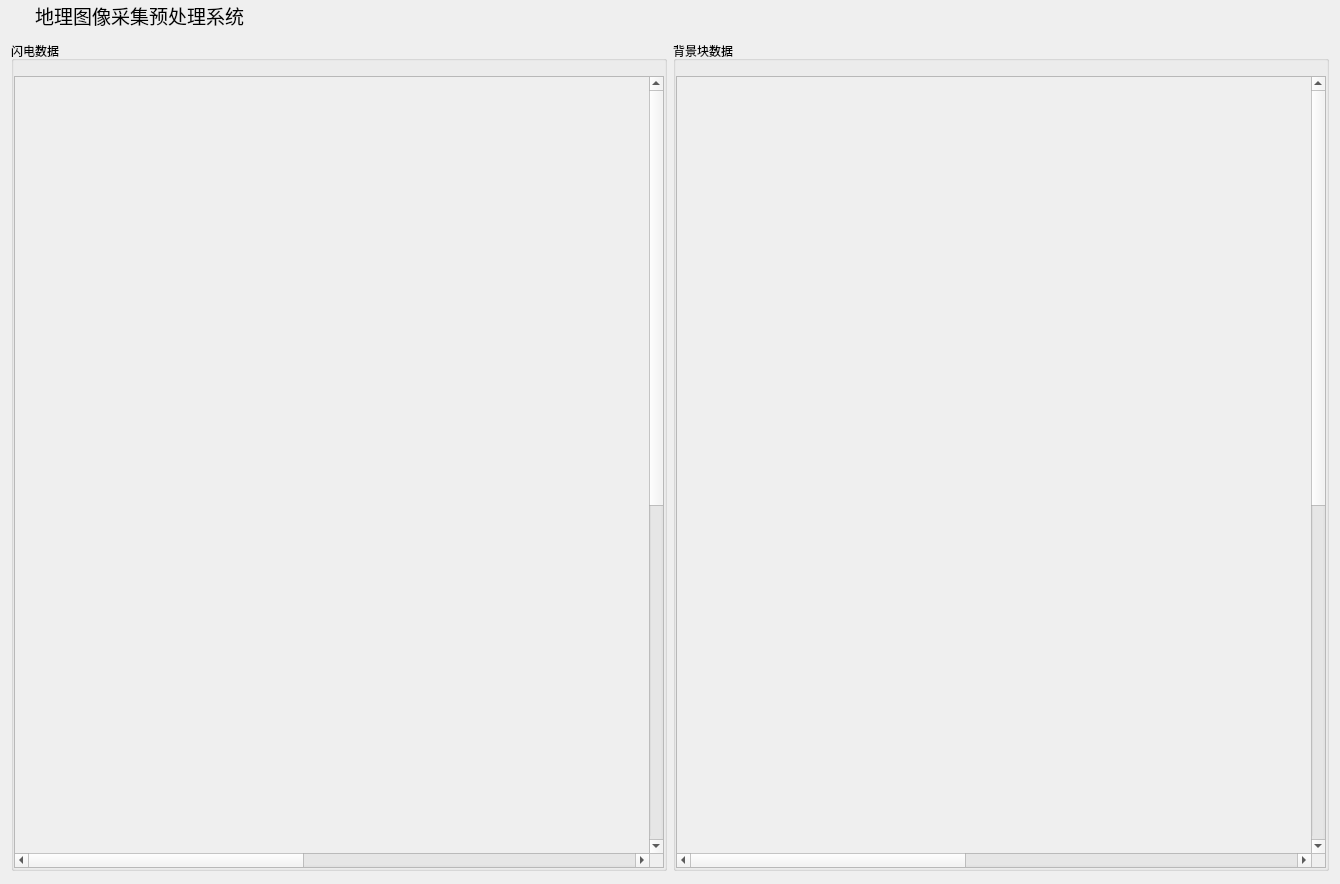
<?xml version="1.0" encoding="UTF-8"?>
<ui version="4.0">
 <class>GraphicCollectAndProcessClass</class>
 <widget class="QWidget" name="GraphicCollectAndProcessClass">
  <property name="geometry">
   <rect>
    <x>0</x>
    <y>0</y>
    <width>1340</width>
    <height>884</height>
   </rect>
  </property>
  <property name="windowTitle">
   <string>GraphicCollectAndProcess</string>
  </property>
  <layout class="QVBoxLayout" name="verticalLayout">
   <property name="spacing">
    <number>0</number>
   </property>
   <property name="leftMargin">
    <number>0</number>
   </property>
   <property name="topMargin">
    <number>0</number>
   </property>
   <property name="rightMargin">
    <number>0</number>
   </property>
   <property name="bottomMargin">
    <number>2</number>
   </property>
   <item>
    <widget class="QWidget" name="topWidget" native="true">
     <property name="sizePolicy">
      <sizepolicy hsizetype="Expanding" vsizetype="Fixed">
       <horstretch>0</horstretch>
       <verstretch>0</verstretch>
      </sizepolicy>
     </property>
     <property name="minimumSize">
      <size>
       <width>0</width>
       <height>30</height>
      </size>
     </property>
     <property name="maximumSize">
      <size>
       <width>16777215</width>
       <height>29</height>
      </size>
     </property>
     <property name="styleSheet">
      <string notr="true"/>
     </property>
     <layout class="QHBoxLayout" name="horizontalLayout">
      <property name="spacing">
       <number>4</number>
      </property>
      <property name="leftMargin">
       <number>6</number>
      </property>
      <property name="topMargin">
       <number>2</number>
      </property>
      <property name="rightMargin">
       <number>6</number>
      </property>
      <property name="bottomMargin">
       <number>2</number>
      </property>
      <item>
       <widget class="QLabel" name="label_Pic">
        <property name="sizePolicy">
         <sizepolicy hsizetype="Fixed" vsizetype="Fixed">
          <horstretch>0</horstretch>
          <verstretch>0</verstretch>
         </sizepolicy>
        </property>
        <property name="minimumSize">
         <size>
          <width>25</width>
          <height>25</height>
         </size>
        </property>
        <property name="maximumSize">
         <size>
          <width>25</width>
          <height>25</height>
         </size>
        </property>
        <property name="text">
         <string/>
        </property>
       </widget>
      </item>
      <item>
       <widget class="QLabel" name="label">
        <property name="sizePolicy">
         <sizepolicy hsizetype="Minimum" vsizetype="Fixed">
          <horstretch>0</horstretch>
          <verstretch>0</verstretch>
         </sizepolicy>
        </property>
        <property name="font">
         <font>
          <family>微软雅黑</family>
          <pointsize>14</pointsize>
          <weight>50</weight>
          <bold>false</bold>
          <underline>false</underline>
         </font>
        </property>
        <property name="autoFillBackground">
         <bool>false</bool>
        </property>
        <property name="text">
         <string>地理图像采集预处理系统</string>
        </property>
        <property name="wordWrap">
         <bool>false</bool>
        </property>
       </widget>
      </item>
      <item>
       <spacer name="horizontalSpacer">
        <property name="orientation">
         <enum>Qt::Horizontal</enum>
        </property>
        <property name="sizeHint" stdset="0">
         <size>
          <width>0</width>
          <height>0</height>
         </size>
        </property>
       </spacer>
      </item>
      <item>
       <widget class="QPushButton" name="minButton">
        <property name="minimumSize">
         <size>
          <width>20</width>
          <height>20</height>
         </size>
        </property>
        <property name="maximumSize">
         <size>
          <width>20</width>
          <height>20</height>
         </size>
        </property>
        <property name="styleSheet">
         <string notr="true"/>
        </property>
        <property name="text">
         <string/>
        </property>
        <property name="iconSize">
         <size>
          <width>34</width>
          <height>34</height>
         </size>
        </property>
        <property name="flat">
         <bool>true</bool>
        </property>
       </widget>
      </item>
      <item>
       <widget class="QPushButton" name="maxButton">
        <property name="minimumSize">
         <size>
          <width>20</width>
          <height>20</height>
         </size>
        </property>
        <property name="maximumSize">
         <size>
          <width>20</width>
          <height>20</height>
         </size>
        </property>
        <property name="text">
         <string/>
        </property>
        <property name="flat">
         <bool>true</bool>
        </property>
       </widget>
      </item>
      <item>
       <widget class="QPushButton" name="closeButton">
        <property name="sizePolicy">
         <sizepolicy hsizetype="Minimum" vsizetype="Fixed">
          <horstretch>0</horstretch>
          <verstretch>0</verstretch>
         </sizepolicy>
        </property>
        <property name="minimumSize">
         <size>
          <width>20</width>
          <height>20</height>
         </size>
        </property>
        <property name="maximumSize">
         <size>
          <width>20</width>
          <height>20</height>
         </size>
        </property>
        <property name="styleSheet">
         <string notr="true"/>
        </property>
        <property name="text">
         <string/>
        </property>
        <property name="iconSize">
         <size>
          <width>17</width>
          <height>17</height>
         </size>
        </property>
        <property name="autoRepeat">
         <bool>false</bool>
        </property>
        <property name="autoExclusive">
         <bool>false</bool>
        </property>
        <property name="flat">
         <bool>true</bool>
        </property>
       </widget>
      </item>
     </layout>
    </widget>
   </item>
   <item>
    <widget class="QWidget" name="widget" native="true">
     <property name="styleSheet">
      <string notr="true"/>
     </property>
     <layout class="QHBoxLayout" name="horizontalLayout_4">
      <item>
       <widget class="QGroupBox" name="groupBox">
        <property name="title">
         <string>闪电数据</string>
        </property>
        <layout class="QHBoxLayout" name="horizontalLayout_2">
         <property name="spacing">
          <number>0</number>
         </property>
         <property name="leftMargin">
          <number>0</number>
         </property>
         <property name="topMargin">
          <number>15</number>
         </property>
         <property name="rightMargin">
          <number>0</number>
         </property>
         <property name="bottomMargin">
          <number>0</number>
         </property>
         <item>
          <widget class="QScrollArea" name="scrollArea">
           <property name="styleSheet">
            <string notr="true"/>
           </property>
           <property name="widgetResizable">
            <bool>true</bool>
           </property>
           <widget class="QWidget" name="lightningWnd">
            <property name="geometry">
             <rect>
              <x>0</x>
              <y>0</y>
              <width>1400</width>
              <height>1400</height>
             </rect>
            </property>
            <property name="sizePolicy">
             <sizepolicy hsizetype="Fixed" vsizetype="Fixed">
              <horstretch>0</horstretch>
              <verstretch>0</verstretch>
             </sizepolicy>
            </property>
            <property name="minimumSize">
             <size>
              <width>1400</width>
              <height>1400</height>
             </size>
            </property>
            <property name="maximumSize">
             <size>
              <width>1400</width>
              <height>1400</height>
             </size>
            </property>
            <layout class="QVBoxLayout" name="verticalLayout_2">
             <property name="spacing">
              <number>0</number>
             </property>
             <property name="leftMargin">
              <number>0</number>
             </property>
             <property name="topMargin">
              <number>0</number>
             </property>
             <property name="rightMargin">
              <number>0</number>
             </property>
             <property name="bottomMargin">
              <number>0</number>
             </property>
            </layout>
           </widget>
          </widget>
         </item>
        </layout>
       </widget>
      </item>
      <item>
       <widget class="QGroupBox" name="groupBox_2">
        <property name="title">
         <string>背景块数据</string>
        </property>
        <layout class="QHBoxLayout" name="horizontalLayout_3">
         <property name="spacing">
          <number>0</number>
         </property>
         <property name="leftMargin">
          <number>0</number>
         </property>
         <property name="topMargin">
          <number>15</number>
         </property>
         <property name="rightMargin">
          <number>0</number>
         </property>
         <property name="bottomMargin">
          <number>0</number>
         </property>
         <item>
          <widget class="QScrollArea" name="scrollArea_2">
           <property name="sizePolicy">
            <sizepolicy hsizetype="Expanding" vsizetype="Expanding">
             <horstretch>0</horstretch>
             <verstretch>0</verstretch>
            </sizepolicy>
           </property>
           <property name="minimumSize">
            <size>
             <width>0</width>
             <height>0</height>
            </size>
           </property>
           <property name="maximumSize">
            <size>
             <width>16777215</width>
             <height>16777215</height>
            </size>
           </property>
           <property name="widgetResizable">
            <bool>true</bool>
           </property>
           <widget class="QWidget" name="backgroundWnd">
            <property name="geometry">
             <rect>
              <x>0</x>
              <y>0</y>
              <width>1400</width>
              <height>1400</height>
             </rect>
            </property>
            <property name="sizePolicy">
             <sizepolicy hsizetype="Fixed" vsizetype="Fixed">
              <horstretch>0</horstretch>
              <verstretch>0</verstretch>
             </sizepolicy>
            </property>
            <property name="minimumSize">
             <size>
              <width>1400</width>
              <height>1400</height>
             </size>
            </property>
            <property name="maximumSize">
             <size>
              <width>1400</width>
              <height>1400</height>
             </size>
            </property>
            <layout class="QVBoxLayout" name="verticalLayout_3">
             <property name="spacing">
              <number>0</number>
             </property>
             <property name="leftMargin">
              <number>0</number>
             </property>
             <property name="topMargin">
              <number>0</number>
             </property>
             <property name="rightMargin">
              <number>0</number>
             </property>
             <property name="bottomMargin">
              <number>0</number>
             </property>
            </layout>
           </widget>
          </widget>
         </item>
        </layout>
       </widget>
      </item>
     </layout>
    </widget>
   </item>
  </layout>
 </widget>
 <layoutdefault spacing="6" margin="11"/>
 <resources>
  <include location="GraphicCollectAndProcess.qrc"/>
 </resources>
 <connections/>
</ui>
